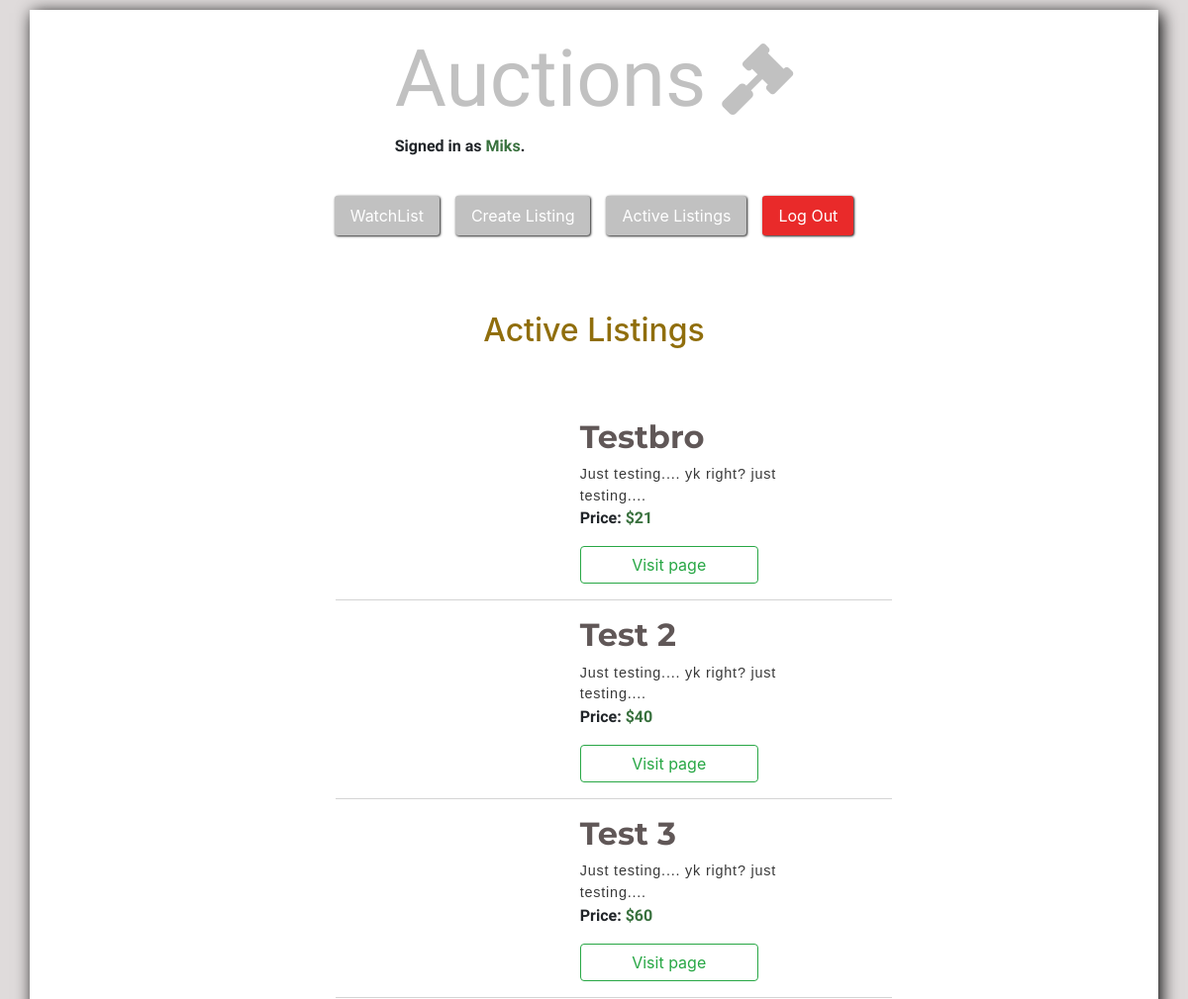
/ (signed in, upper part), run on an earlier commit of the app's database.
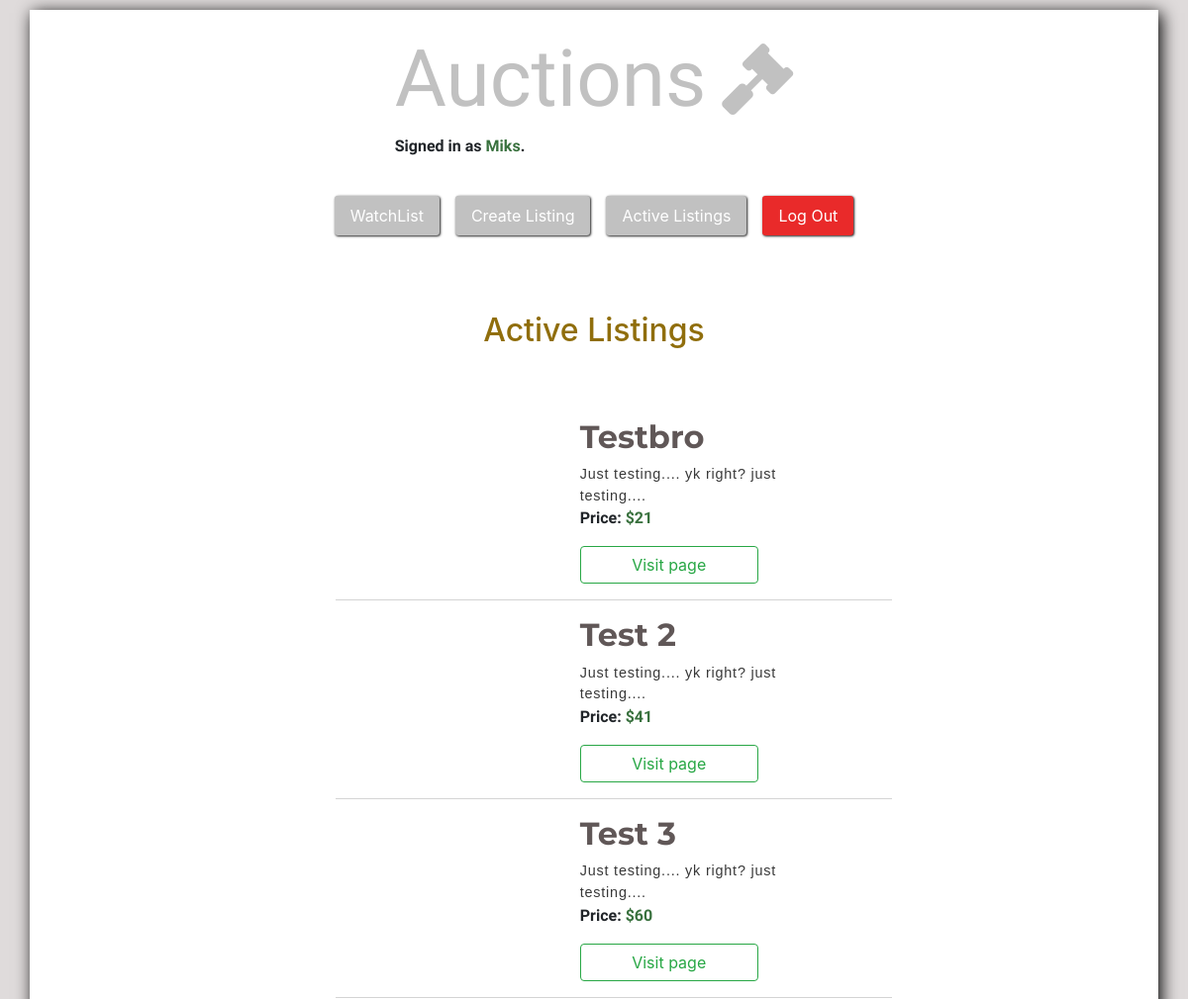
And on a later commit of the database.
### auctions/models.py (models this page shows, shortened)
class Auction(models.Model):
    creator = models.CharField(max_length=20, default="Unknown")
    title = models.CharField(max_length=20, primary_key=True)
    description = models.CharField(max_length=128)
    current_price = models.IntegerField(blank=True)
    starting_bid = models.IntegerField()
    img_url = models.CharField(max_length=420)

### auctions/views.py (the view)
# urls.py: path("", views.index, name="index"),
def index(request):
    all_auctions = Auction.objects.all()
    return render(request, "auctions/index.html", {
        "auctions": all_auctions
    })

### auctions/templates/auctions/index.html (shortened to what this page needs)
{% extends "auctions/layout.html" %}
{% block head %}
        <link href="../../static/auctions/auctionlist.css" rel="stylesheet">
{% endblock %}
{% block body %}
    <ul class="nav">
        {% if user.is_authenticated %}
             <li class="nav-item">
                <a class="nav-link menuLink mr-3" href="{% url 'SeeWatchList' %}">WatchList</a>
            </li>
            <li class="nav-item">
                <a class="nav-link menuLink mr-3" href="{% url 'createListing' %}">Create Listing</a>
            </li>
            <li class="nav-item">
                <a class="nav-link menuLink mr-3" href="{% url 'index' %}">Active Listings</a>
            </li>
            <li class="nav-item">
                <a style="background: #E92A2A;" class="nav-link menuLink" href="{% url 'logout' %}">Log Out</a>
           </li>
    {% endif %}
    </ul>
    {% if user.is_authenticated %}
        <h2 class="mb-5" style="color:#906E0C">Active Listings</h2>
        <ul class="all-auctions">
            {% for auction in auctions %}
            <li style="list-style: none;" class="auctionTable">
                <div class="row">
                    <div class="col-md-5 d-none d-md-block">
                    </div>
                    <div class="col-md-5 auctionRow">
                        <h4>{{ auction.title }}</h4>
                        <small>{{ auction.description }}</small>
                        <div><p>Price: <strong>${{ auction.current_price }}</strong></p></div>
                        <a href="{% url 'item_page' auction.title %}"><button class="btn btn-outline-success">Visit page</button></a>
                    </div>
                </div>
            </li>
            {% endfor %}
        </ul>
    {% else %}
        <h2 id="login">the right plattform to interact with products.</h2>
    {% endif %}
</div>
{% endblock %}

What changed in the data, as far as the page shows it:
changed Auction "Test 2": current_price "40" → "41"
